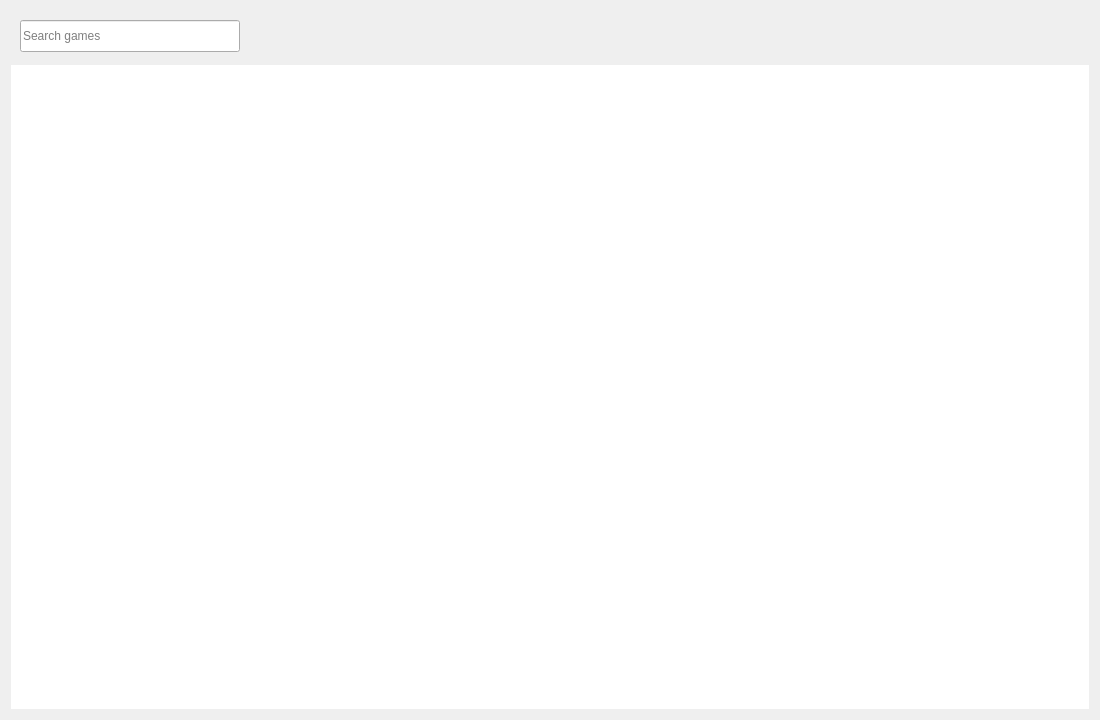
<?xml version="1.0" encoding="UTF-8"?>
<ui version="4.0">
 <class>ConfigurationListWidget</class>
 <widget class="QWidget" name="ConfigurationListWidget">
  <property name="geometry">
   <rect>
    <x>0</x>
    <y>0</y>
    <width>1100</width>
    <height>720</height>
   </rect>
  </property>
  <property name="windowTitle">
   <string>S5 Play</string>
  </property>
  <property name="styleSheet">
   <string notr="true"/>
  </property>
  <layout class="QVBoxLayout" name="rootLayout">
   <property name="spacing">0</property>
   <property name="leftMargin">0</property>
   <property name="topMargin">0</property>
   <property name="rightMargin">0</property>
   <property name="bottomMargin">0</property>
   <item>
    <widget class="QWidget" name="topBar" native="true">
     <property name="minimumSize">
      <size>
       <width>0</width>
       <height>48</height>
      </size>
     </property>
     <property name="maximumSize">
      <size>
       <width>16777215</width>
       <height>48</height>
      </size>
     </property>
     <layout class="QHBoxLayout" name="topBarLayout">
      <property name="spacing">12</property>
      <property name="leftMargin">24</property>
      <property name="topMargin">0</property>
      <property name="rightMargin">24</property>
      <property name="bottomMargin">0</property>
      <item>
       <widget class="QLineEdit" name="search_line_edit">
        <property name="sizePolicy">
         <sizepolicy hsizetype="Fixed" vsizetype="Fixed">
          <horstretch>0</horstretch>
          <verstretch>0</verstretch>
         </sizepolicy>
        </property>
        <property name="minimumSize">
         <size>
          <width>220</width>
          <height>32</height>
         </size>
        </property>
        <property name="maximumSize">
         <size>
          <width>280</width>
          <height>32</height>
         </size>
        </property>
        <property name="toolTip">
         <string>Search game name</string>
        </property>
        <property name="placeholderText">
          <string>Search games</string>
         </property>
        <property name="clearButtonEnabled">
         <bool>true</bool>
        </property>
       </widget>
      </item>
      <item>
       <spacer name="headerSpacer">
        <property name="orientation">
         <enum>Qt::Horizontal</enum>
        </property>
        <property name="sizeHint" stdset="0">
         <size>
          <width>40</width>
          <height>20</height>
         </size>
        </property>
       </spacer>
      </item>
      <item>
       <widget class="QToolButton" name="global_settings_button">
        <property name="minimumSize">
         <size>
          <width>32</width>
          <height>32</height>
         </size>
        </property>
        <property name="toolTip">
         <string>Settings</string>
        </property>
        <property name="text">
         <string/>
        </property>
        <property name="iconSize">
         <size>
          <width>16</width>
          <height>16</height>
         </size>
        </property>
        <property name="autoRaise">
         <bool>true</bool>
        </property>
       </widget>
      </item>
     </layout>
    </widget>
   </item>
   <item>
    <widget class="GameListTreeWidget" name="cfgs_list">
     <property name="frameShape">
      <enum>QFrame::NoFrame</enum>
     </property>
     <property name="rootIsDecorated">
      <bool>false</bool>
     </property>
     <property name="itemsExpandable">
      <bool>false</bool>
     </property>
     <property name="allColumnsShowFocus">
      <bool>true</bool>
     </property>
     <property name="headerHidden">
      <bool>true</bool>
     </property>
     <column>
      <property name="text">
       <string>Game</string>
      </property>
     </column>
    </widget>
   </item>
  </layout>
 </widget>
 <customwidgets>
  <customwidget>
   <class>GameListTreeWidget</class>
   <extends>QTreeWidget</extends>
   <header>gameListTreeWidget.h</header>
  </customwidget>
 </customwidgets>
 <resources/>
 <connections/>
</ui>
